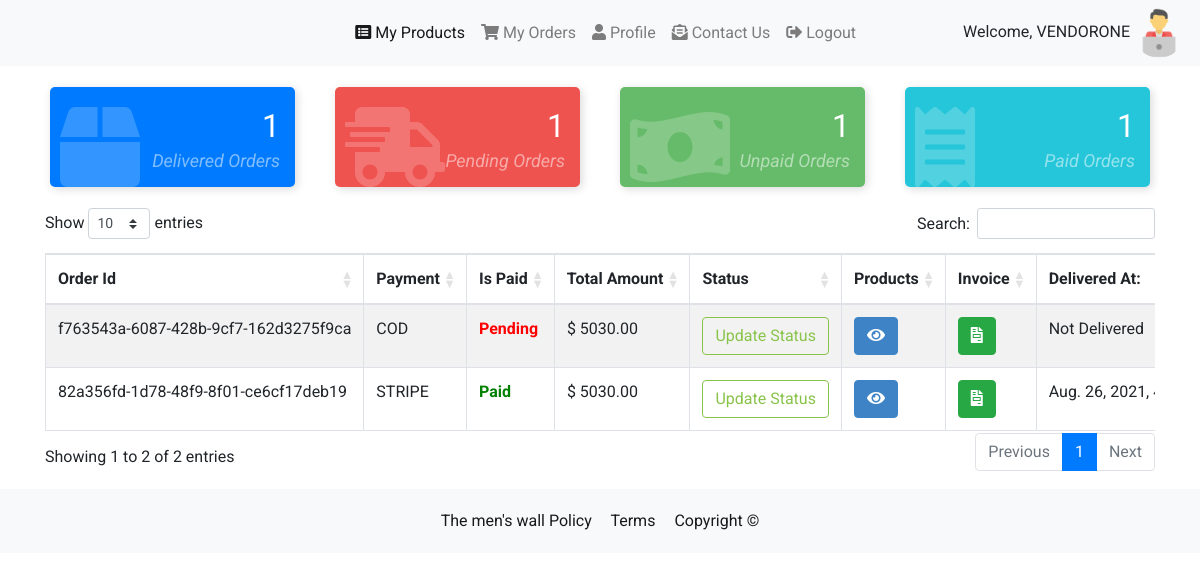
Before: /orders/sellerOrders/ (signed in) with the older database file.
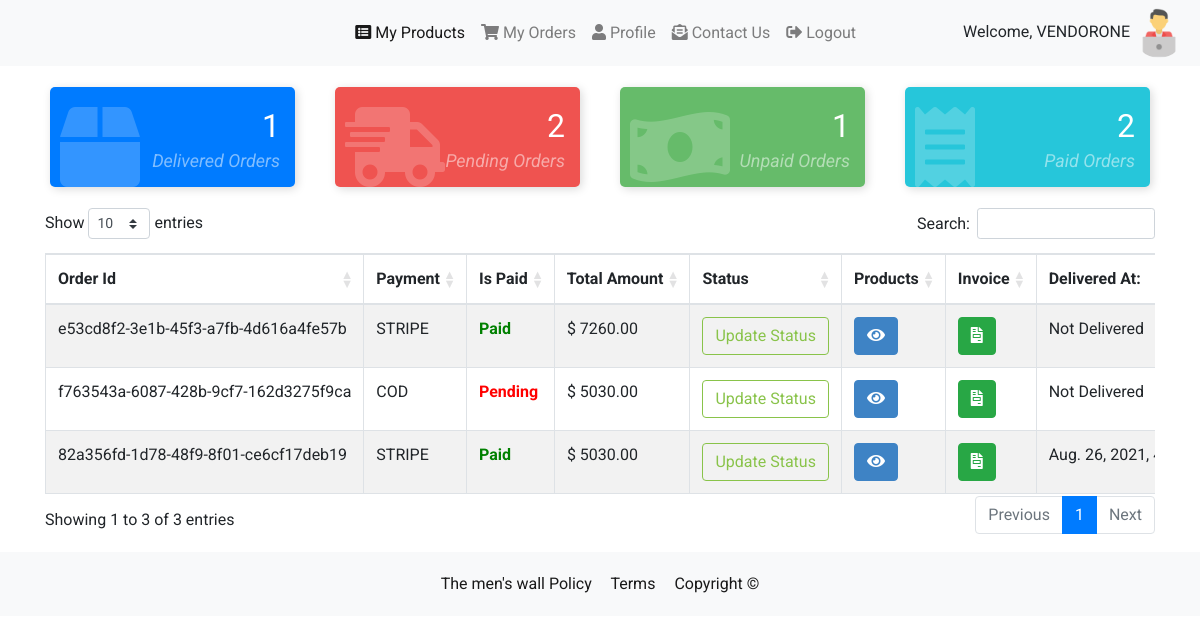
After: the same page with the newer database file.
### orders/models.py (models this page shows, shortened)
class Order(models.Model):
    status_type = [
        (
            'Placed','Placed'
        ),
        (
            'Packed','Packed'
        ),
        (
            'Shipped','Shipped'
        ),
        (
            'Delivered','Delivered'
        )
    ]
    user = models.ForeignKey(CustomeUser, on_delete=models.CASCADE, null=True)
    paymentMethod = models.CharField(max_length=200, null=True, blank=True)
    totalPrice = models.DecimalField(
        max_digits=20, decimal_places=2, null=True, blank=True)
    amountPaid = models.DecimalField(
        max_digits=20, decimal_places=2, null=True, blank=True)
    isPaid = models.BooleanField(default=False)
    paidAt = models.DateTimeField(auto_now_add=False, null=True, blank=True)
    deliveredAt = models.DateTimeField(
        auto_now_add=False, null=True, blank=True)
    createdAt = models.DateTimeField(auto_now_add=True)
    id = models.AutoField(primary_key=True, editable=False)
    status = models.CharField(choices=status_type,null=True,blank=True,max_length=50)
    uuid = models.UUIDField(default=uuid.uuid4, unique=True, db_index=True, editable=False)

### orders/views.py (the view)
# urls.py: path('sellerOrders/',sellerOrders,name="sellerOrders"),
def sellerOrders(request):
    if request.user.is_authenticated:
        if request.user.role == 'seller':
            seller_orders = OrderItem.objects.filter(product__seller=request.user).values_list('order__id').distinct().order_by(
                '-order__createdAt'
            )
            totalDeliveredOrders =[]
            totalPendigOrders = []
            totalPaidOrders = []
            totalUnPaidOrders = []
            totalOrders = []
            for order_id in seller_orders:
                order = Order.objects.get(pk=order_id[0])
                totalOrders.append(order)
                if order.status == 'Delivered':
                    totalDeliveredOrders.append(order)
                else:
                    totalPendigOrders.append(order)
                if order.isPaid:
                    totalPaidOrders.append(order)
                else:
                    totalUnPaidOrders.append(order)
            return render(request, 'products/sellerOrders.html', {
                'totalDeliveredOrders': len(totalDeliveredOrders),
                'totalPendigOrders': len(totalPendigOrders),
                'totalPaidOrders': len(totalPaidOrders),
                'totalUnPaidOrders': len(totalUnPaidOrders),
                "totalOrders": totalOrders
            })
    else:
        return redirect('home')

### feed/views.py (called while the page is built)
def CountNotifications(request):
	count_notifications = 0
	if request.user.is_authenticated:
		count_notifications = Notification.objects.filter(user=request.user, is_seen=False).count()
	return {'count_notifications':count_notifications}

def GetProfile(request):
	you = ''
	if request.user.is_authenticated:
		p = request.user.profile
		you = p.user
	return {'profile':you}

### templates/products/sellerOrders.html (shortened to what this page needs)
{% extends "products/ecommBase.html" %}
{% load static %}
{% block style %}
<link rel="stylesheet" href="https://cdnjs.cloudflare.com/ajax/libs/twitter-bootstrap/4.5.2/css/bootstrap.css">
<link rel="stylesheet" href="https://cdn.datatables.net/1.10.25/css/dataTables.bootstrap4.min.css">
<link rel="stylesheet" href="https://cdn.datatables.net/responsive/2.2.9/css/responsive.bootstrap4.min.css">
    <link href="https://cdnjs.cloudflare.com/ajax/libs/font-awesome/5.13.0/css/all.min.css" rel="stylesheet">
{% endblock %}
{% block content %}
<div class="container mt-3">
  <div class="row">
    <div class="col-md-3">
      <div class="card-counter primary">
        <i class="fas fa-box"></i>
        <span class="count-numbers">{{ totalDeliveredOrders }}</span>
        <span class="count-name">Delivered Orders</span>
      </div>
    </div>
    <div class="col-md-3">
      <div class="card-counter danger">
        <i class="fas fa-shipping-fast"></i>
        <span class="count-numbers">{{ totalPendigOrders }}</span>
        <span class="count-name">Pending Orders</span>
      </div>
    </div>
    <div class="col-md-3">
      <div class="card-counter success">
        <i class="fas fa-money-bill-wave"></i>
        <span class="count-numbers">{{ totalUnPaidOrders }}</span>
        <span class="count-name">Unpaid Orders</span>
      </div>
    </div>
    <div class="col-md-3">
      <div class="card-counter info">
        <i class="fas fa-receipt"></i>
        <span class="count-numbers">{{ totalPaidOrders  }}</span>
        <span class="count-name"> Paid Orders</span>
      </div>
    </div>
  </div>
    <div class="myOrders my-3">
        <table id="myTable" class="table table-striped table-bordered dt-responsive nowrap" style="width:100%">
                 <thead>
                    <tr>
                        <th>Order Id</th>
                        <th>Payment</th>
                        <th>Is Paid</th>
                        <th>Total Amount</th>
                        <th>Status</th>
                        <th>Products</th>
                        <th>Invoice</th>
                        <th>Delivered At:</th>
                    </tr>
                </thead>
                <tbody>
                {% for order in totalOrders %}
                    <tr>
                         <td id="orderId_{{ order.pk }}">{{ order.uuid }}</td>
                        <td>{{ order.paymentMethod | upper}}</td>
                        <td>{% if order.isPaid %}<span style="color: green;font-weight: bold">Paid</span>{% else %}<span style="color: red;font-weight: bold">Pending</span> {% endif %}</td>
                        <td id="total_price_{{ order.pk }}">$ {{ order.totalPrice }}</td>
                        <td><button class="btn btn-outline-dark updateStatus" id="updateStatus_{{ order.pk }}" data-placement="bottom" title="Update Order Status">Update Status</button></td>
                        <td><button class="btn btn-dark displayProducts" id="displayProducts_{{ order.pk }}" data-placement="bottom" title="Display Order Products"><i class="fas fa-eye"></i></button></td>
                        <td><a class="btn btn-success" href="{% url 'invoice' order.pk %}?access=read" data-placement="bottom" title="Get Invoice"><i class="fas fa-file-invoice"></i></a></td>
                        <td>{% if order.deliveredAt %}{{ order.deliveredAt }} {% else %} Not Delivered {% endif %}</td>
                    </tr>
                {% endfor %}
                </tbody>
        </table>
    </div>
</div>
{% endblock %}

Changed rows visible on the page:
added Order: uuid "e53cd8f2-3e1b-45f3-a7fb-4d616a4fe57b", paymentMethod "STRIPE", isPaid "Paid", totalPrice "7260.00", shows "Not Delivered"
Other visible differences:
{{ totalPendigOrders }}: "1" → "2"
{{ totalPaidOrders }}: "1" → "2"
text written by a page script: "Show entries Search: Showing 1 to 2 of 2 entries Previous 1 Next" → "Show entries Search: Showing 1 to 3 of 3 entries Previous 1 Next"
